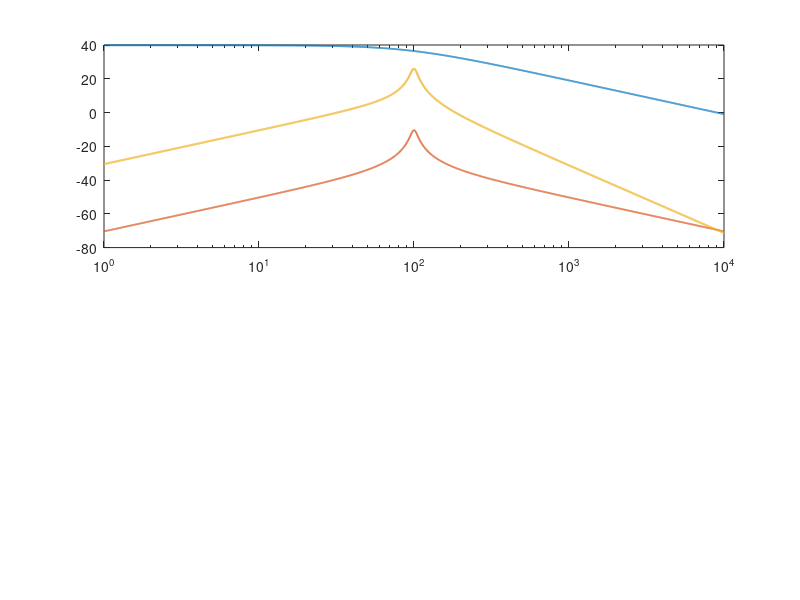

This figure's MATLAB source: (Note: this script raises an error after producing the figure.)
%% CLLC 正向 100 Hz 输出电压纹波 PR 控制器设计
% 本脚本只进行频域设计和离散系数验证，不进行时域仿真。
%
% 控制结构：
%
%   u_final = sat_0_1(u_dual_pi + u_pr)
%
%   e_pr = 0 - (vout - vdc_command)
%
% 其中 vout 是输出电压反馈，vdc_command 是缓升后的直流电压目标。
% 两者相减后，PR 主要处理输出电压中的偏差和 100 Hz 纹波。
%
% 不能直接把包含 24~72 V 直流量的 vout 送入 PR：
% 直流误差会立即触发下限饱和，并可能使抗饱和逻辑长期冻结。
%
% 非理想 PR 传递函数：
%
%                   2*Kr*wc*s
%   Gpr(s) = Kp + ---------------------
%                 s^2+2*wc*s+w0^2
%
% 本设计取 Kp=0，因此 Gpr(0)=0，不改变原双 PI 的直流工作点。

clear;
clc;
close all;

%% 1. 正向被控对象参数
% 与 cllc_cfg.h 的正向一阶平均模型保持一致：
%
%                  Kv
%   Gp(s) = ----------------
%             tau*s + 1
%
%   Rload = Vout^2/Pout
%   tau   = 0.5*Rload*Cout

output_voltage_v = 48.0;
output_power_w = 6600.0;
output_capacitance_f = 10e-3;
plant_dc_gain_v_per_u = 98.26;

load_resistance_ohm = output_voltage_v^2/output_power_w;
plant_time_constant_s = ...
    0.5*load_resistance_ohm*output_capacitance_f;

s = tf('s');
plant = plant_dc_gain_v_per_u/(plant_time_constant_s*s + 1);

%% 2. PR 设计指标
% 100 Hz 是需要抑制的输出电压纹波频率。
% 非理想 PR 的带宽设为 5 Hz，用于降低频率偏差和参数误差敏感度。
% 目标是在 100 Hz 处获得约 26 dB，即 20 倍的 PR 开环增益。

control_frequency_hz = 30e3;
control_period_s = 1/control_frequency_hz;
resonant_frequency_hz = 100.0;
resonant_bandwidth_hz = 5.0;
target_loop_gain = 20.0;
target_loop_gain_db = 20*log10(target_loop_gain);

w0_rad_per_s = 2*pi*resonant_frequency_hz;
wc_rad_per_s = 2*pi*resonant_bandwidth_hz;

%% 3. 根据 100 Hz 对象增益计算 Kr
% 一阶对象在 w0 处的幅值为：
%
%                         Kv
%   |Gp(j*w0)| = ----------------------
%                 sqrt(1+(w0*tau)^2)
%
% 非理想 PR 的谐振支路在 w0 处幅值恰好为 Kr，因此：
%
%   |Lpr(j*w0)| = Kr*|Gp(j*w0)|
%
%   Kr = target_loop_gain/|Gp(j*w0)|

plant_magnitude_at_100hz = plant_dc_gain_v_per_u/...
    sqrt(1+(w0_rad_per_s*plant_time_constant_s)^2);

pr_kp = 0.0;
pr_kr = target_loop_gain/plant_magnitude_at_100hz;

pr_continuous = pr_kp + ...
    (2*pr_kr*wc_rad_per_s*s)/...
    (s^2 + 2*wc_rad_per_s*s + w0_rad_per_s^2);

pr_open_loop = minreal(pr_continuous*plant);
pr_sensitivity = feedback(1, pr_open_loop);

%% 4. 使用与 code/lib/pr.c 相同的 Tustin 公式离散化
% pr.c 使用下列差分方程：
%
%   u[k] = b0*e[k] + b1*e[k-1] + b2*e[k-2]
%          - a1*u[k-1] - a2*u[k-2]
%
% 下面直接复现 pr_update_freq() 的系数公式，便于 MATLAB 结果与 C 代码
% 一一对应。

ts = control_period_s;
kp = pr_kp;
kr = pr_kr;
w0 = w0_rad_per_s;
wc = wc_rad_per_s;

n0 = ts^2*kp*w0^2 + 4*ts*kp*wc + 4*ts*kr*wc + 4*kp;
n1 = 2*ts^2*kp*w0^2 - 8*kp;
n2 = ts^2*kp*w0^2 - 4*ts*kp*wc - 4*ts*kr*wc + 4*kp;

d0 = ts^2*w0^2 + 4*ts*wc + 4;
d1 = 2*ts^2*w0^2 - 8;
d2 = ts^2*w0^2 - 4*ts*wc + 4;

pr_b0 = n0/d0;
pr_b1 = n1/d0;
pr_b2 = n2/d0;
pr_a1 = d1/d0;
pr_a2 = d2/d0;

pr_discrete_manual = tf(...
    [pr_b0 pr_b1 pr_b2], ...
    [1 pr_a1 pr_a2], ...
    control_period_s, ...
    'Variable', 'z^-1');

% 用 Control System Toolbox 的 c2d 结果进行交叉检查。
pr_discrete_c2d = c2d(pr_continuous, control_period_s, 'tustin');

%% 5. 频域验证
frequency_hz = logspace(0, 4, 2400);
omega_rad_per_s = 2*pi*frequency_hz;

plant_response = squeeze(freqresp(plant, omega_rad_per_s));
pr_response = squeeze(freqresp(pr_continuous, omega_rad_per_s));
loop_response = squeeze(freqresp(pr_open_loop, omega_rad_per_s));
sensitivity_response = squeeze(freqresp(pr_sensitivity, omega_rad_per_s));

plant_at_100hz = squeeze(freqresp(plant, w0_rad_per_s));
pr_at_100hz = squeeze(freqresp(pr_continuous, w0_rad_per_s));
loop_at_100hz = plant_at_100hz*pr_at_100hz;
sensitivity_at_100hz = 1/(1+loop_at_100hz);

figure('Name', 'CLLC forward 100 Hz PR frequency design', ...
       'Color', 'w');

subplot(2, 1, 1);
semilogx(frequency_hz, 20*log10(abs(plant_response)), ...
    'LineWidth', 1.3);
hold on;
semilogx(frequency_hz, 20*log10(abs(pr_response)), ...
    'LineWidth', 1.3);
semilogx(frequency_hz, 20*log10(abs(loop_response)), ...
    'LineWidth', 1.5);
xline(resonant_frequency_hz, '--k', '100 Hz');
yline(0, ':k');
grid on;
xlabel('Frequency / Hz');
ylabel('Magnitude / dB');
title('Plant, PR controller and PR open-loop magnitude');
legend('G_p', 'G_{PR}', 'G_{PR}G_p', 'Location', 'best');

subplot(2, 1, 2);
semilogx(frequency_hz, 20*log10(abs(sensitivity_response)), ...
    'LineWidth', 1.5);
xline(resonant_frequency_hz, '--k', '100 Hz');
yline(0, ':k');
grid on;
xlabel('Frequency / Hz');
ylabel('|S| / dB');
title('Linearized output-voltage disturbance sensitivity');

%% 6. 输出设计结果
fprintf('\nCLLC forward 100 Hz PR design\n');
fprintf('---------------------------------------------\n');
fprintf('Control frequency             = %.3f Hz\n', ...
    control_frequency_hz);
fprintf('Control period                = %.12g s\n', ...
    control_period_s);
fprintf('Resonant frequency            = %.3f Hz\n', ...
    resonant_frequency_hz);
fprintf('Resonant bandwidth            = %.3f Hz\n', ...
    resonant_bandwidth_hz);
fprintf('Plant magnitude at 100 Hz     = %.9f V/u\n', ...
    abs(plant_at_100hz));
fprintf('PR Kp                         = %.12g\n', pr_kp);
fprintf('PR Kr                         = %.12g u/V\n', pr_kr);
fprintf('PR loop magnitude at 100 Hz   = %.6f dB\n', ...
    20*log10(abs(loop_at_100hz)));
fprintf('Sensitivity at 100 Hz         = %.6f dB\n', ...
    20*log10(abs(sensitivity_at_100hz)));
fprintf('\nCoefficients used by code/lib/pr.c\n');
fprintf('a1 = %.12g\n', pr_a1);
fprintf('a2 = %.12g\n', pr_a2);
fprintf('b0 = %.12g\n', pr_b0);
fprintf('b1 = %.12g\n', pr_b1);
fprintf('b2 = %.12g\n', pr_b2);
fprintf('\nNonlinear limits in C code\n');
fprintf('u_pr    = sat(pr_output, -0.5, 0.5)\n');
fprintf('u_final = sat(u_dual_pi + u_pr, 0, 1)\n');
fprintf(['Note: PR is a bipolar ripple correction around the PI ', ...
         'operating point; only the final modulation command is ', ...
         'limited to 0...1.\n']);

%% 7. 保存便于人工核对的结果结构体
pr_design_result = struct();
pr_design_result.control_frequency_hz = control_frequency_hz;
pr_design_result.control_period_s = control_period_s;
pr_design_result.resonant_frequency_hz = resonant_frequency_hz;
pr_design_result.resonant_bandwidth_hz = resonant_bandwidth_hz;
pr_design_result.kp = pr_kp;
pr_design_result.kr = pr_kr;
pr_design_result.w0_rad_per_s = w0_rad_per_s;
pr_design_result.wc_rad_per_s = wc_rad_per_s;
pr_design_result.a1 = pr_a1;
pr_design_result.a2 = pr_a2;
pr_design_result.b0 = pr_b0;
pr_design_result.b1 = pr_b1;
pr_design_result.b2 = pr_b2;
pr_design_result.plant = plant;
pr_design_result.pr_continuous = pr_continuous;
pr_design_result.pr_discrete_manual = pr_discrete_manual;
pr_design_result.pr_discrete_c2d = pr_discrete_c2d;
pr_design_result.open_loop = pr_open_loop;
pr_design_result.sensitivity = pr_sensitivity;
